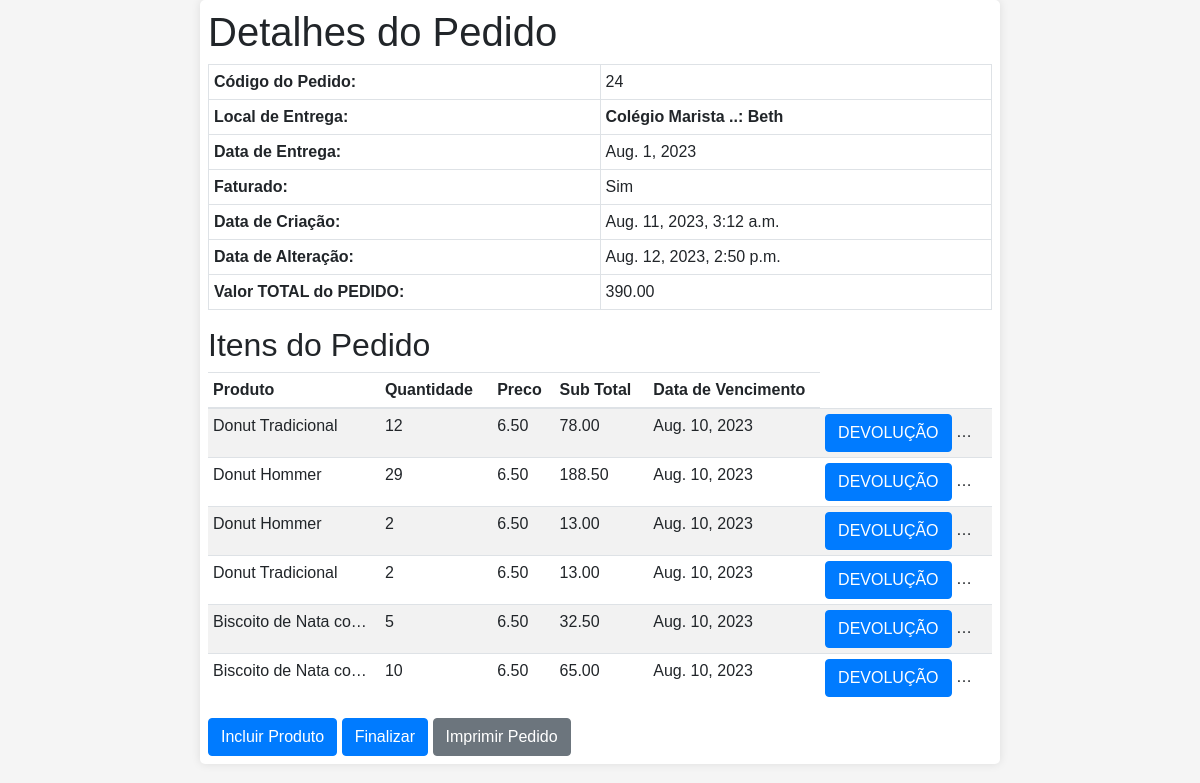
The page /pedido/24/ on the database its author committed.
### lecoq2/models.py (models this page shows, shortened)
class Pedido(models.Model):
    codigo       = models.AutoField(primary_key=True)
    cod_cliente  = models.ForeignKey(Cliente, on_delete=models.CASCADE)
    data_entrega = models.DateField()
    observacao   = models.TextField(max_length=300, null=True, blank=True)
    faturado     = models.BooleanField(default=False)
    valor = models.DecimalField(max_digits=10, decimal_places=2, default=0.0, null= False)
    data_criacao = models.DateTimeField(default=timezone.now)
    data_alteracao = models.DateTimeField(auto_now=True)

class Cliente(models.Model):
    codigo = models.AutoField(primary_key=True)
    nome = models.CharField(max_length=100)
    endereco = models.CharField(max_length=200, null=True,blank=True)
    responsavel = models.CharField(max_length=100, null=True,blank=True)
    cnpj = models.CharField(max_length=14,null=True, blank=True)
    whats = models.CharField(max_length=11, null=True,blank=True)
    ddd = models.CharField(max_length=2,null=True, blank=True)
    hora_abertura = models.TimeField(null=True, blank=True)
    hora_fechamento = models.TimeField(null=True,blank=True)
    hora_intervalo = models.TimeField(null=True, blank=True)
    hora_intervalo2 = models.TimeField(null=True, blank=True)
    dia_semana_entrega = models.CharField(max_length=30, null=True, blank=True)
    whats_cantina = models.CharField(max_length=11, null=True, blank=True)
    nome_funcionaria_responsavel = models.CharField(max_length=30, null=True, blank=True)

class ItensPedido(models.Model):
    cod_pedido = models.ForeignKey(Pedido, on_delete=models.CASCADE)
    cod_prod = models.ForeignKey(Produto, on_delete=models.CASCADE)
    quantidade = models.PositiveIntegerField()
    quantidade_dev  = models.PositiveIntegerField(default=0)
    data_vencimento = models.DateField()
    preco = models.DecimalField(max_digits=10, decimal_places=2, default=0.0)
    def calcular_valor_total(self):
        return (self.quantidade - self.quantidade_dev) * self.preco

class Produto(models.Model):
    codigo = models.AutoField(primary_key=True)
    nome = models.CharField(max_length=100)
    preco1 = models.DecimalField(max_digits=10, decimal_places=2)
    preco2 = models.DecimalField(max_digits=10, decimal_places=2)
    preco3 = models.DecimalField(max_digits=10, decimal_places=2)
    preco_custo = models.DecimalField(max_digits=10, decimal_places=2)
    valor_energetico = models.DecimalField(max_digits=6, decimal_places=2)
    porcao = models.PositiveIntegerField()
    peso = models.DecimalField(max_digits=6, decimal_places=2)
    dias_validade = models.PositiveIntegerField()

### lecoq2/views.py (the view)
# urls.py: path('pedido/<int:pedido_id>/', views.detalhes_pedido,
def detalhes_pedido(request, pedido_id):
    pedido = get_object_or_404(Pedido, pk=pedido_id)
    itens_pedido = ItensPedido.objects.filter(cod_pedido=pedido)
    return render(request, 'detalhes_pedido.html', {'pedido': pedido, 'itens_pedido': itens_pedido})

### lecoq2/templates/detalhes_pedido.html (shortened to what this page needs)
<!DOCTYPE html>
<html>
<head>
    <link rel="stylesheet" href="https://stackpath.bootstrapcdn.com/bootstrap/4.5.2/css/bootstrap.min.css">
</head>
<body>
    <div class="container"><h1>Detalhes do Pedido</h1>
<table class="table table-bordered">
    <tr>
        <th>Código do Pedido:</th>
        <td>{{ pedido.codigo }}</td>
    </tr>
    <tr>
        <th>Local de Entrega:</th>
        <td><b>{{ pedido.cod_cliente.nome}} ..: {{ pedido.cod_cliente.responsavel }}</b></td>
    </tr>
    <tr>
        <th>Data de Entrega:</th>
        <td>{{ pedido.data_entrega }}</td>
    </tr>
    <tr>
        <th>Faturado:</th>
        <td>{% if pedido.faturado %}Sim{% else %}Não{% endif %}</td>
    </tr>
    <tr>
        <th>Data de Criação:</th>
        <td>{{ pedido.data_criacao }}</td>
    </tr>
    <tr>
        <th>Data de Alteração:</th>
        <td>{{ pedido.data_alteracao }}</td>
    </tr>
    <tr>
        <th>Valor TOTAL do PEDIDO:</th>
        <td>{{ pedido.valor }}</td>
    </tr>
</table>
        <h2>Itens do Pedido</h2>
        <table class="table table-striped">
            <thead>
                <tr>
                    <th>Produto</th>
                    <th>Quantidade</th>
                    <th>Preco</th>
                    <th>Sub Total</th>
                    <th>Data de Vencimento</th>
                </tr>
            </thead>
            <tbody>
                {% for item in itens_pedido %}
                    <tr>
                        <td>{{ item.cod_prod.nome }}</td>
                        <td>{{ item.quantidade }}</td>
                        <td>{{ item.preco }}</td>
                        <td>{{ item.calcular_valor_total }}</td>
                        <td>{{ item.data_vencimento }}</td>
                        <td>
                            <a href="{% url 'inserir_devolucao' pedido_id=pedido.pk produto_id=item.cod_prod.pk %}" class="btn btn-primary">DEVOLUÇÃO</a>
                            <a href="{% url 'editar_item_pedido' pedido_id=pedido.pk cod_prod=item.cod_prod.pk %}" class="btn btn-sm btn-primary">Editar</a>
                        </td>
                    </tr>
                {% endfor %}
            </tbody>
        </table>
        <a href="{% url 'cadastrar_item_pedido' pedido.codigo %}" class="btn btn-primary">Incluir Produto</a>
        <a href="{% url 'listar_pedidos' %}" class="btn btn-primary">Finalizar</a>
        <a href="{% url 'imprimir_pedido' pedido_id=pedido.pk %}" class="btn btn-secondary">Imprimir Pedido</a>
    </div>
</body>
</html>

### lecoq2/templates/detalhes_pedido.html (style rules this page uses)
body { background-color: #f5f5f5; font-family: Arial, sans-serif; }
.container { max-width: 800px; margin: 0 auto; padding: 8px; background-color: #fff; border-radius: 5px; box-shadow: 0px 0px 10px rgba(0, 0, 0, 0.1); }
.table { width: 100%; border-collapse: collapse; }
.table th, .table td { padding: 5px; max-width: 150px; white-space: nowrap; overflow: hidden; text-overflow: ellipsis; }

### rows shown on the page
Pedido: codigo "24", cod_cliente.nome "Colégio Marista", cod_cliente.responsavel "Beth", data_entrega "Aug. 1, 2023", data_criacao "Aug. 11, 2023, 3:12 a.m.", data_alteracao "Aug. 12, 2023, 2:50 p.m.", valor "390.00"
ItensPedido: cod_prod.nome "Donut Tradicional", quantidade "12", preco "6.50", calcular_valor_total "78.00", data_vencimento "Aug. 10, 2023"
ItensPedido: cod_prod.nome "Donut Hommer", quantidade "29", preco "6.50", calcular_valor_total "188.50", data_vencimento "Aug. 10, 2023"
ItensPedido: cod_prod.nome "Donut Hommer", quantidade "2", preco "6.50", calcular_valor_total "13.00", data_vencimento "Aug. 10, 2023"
ItensPedido: cod_prod.nome "Donut Tradicional", quantidade "2", preco "6.50", calcular_valor_total "13.00", data_vencimento "Aug. 10, 2023"
ItensPedido: cod_prod.nome "Biscoito de Nata co…", quantidade "5", preco "6.50", calcular_valor_total "32.50", data_vencimento "Aug. 10, 2023"
ItensPedido: cod_prod.nome "Biscoito de Nata co…", quantidade "10", preco "6.50", calcular_valor_total "65.00", data_vencimento "Aug. 10, 2023"
